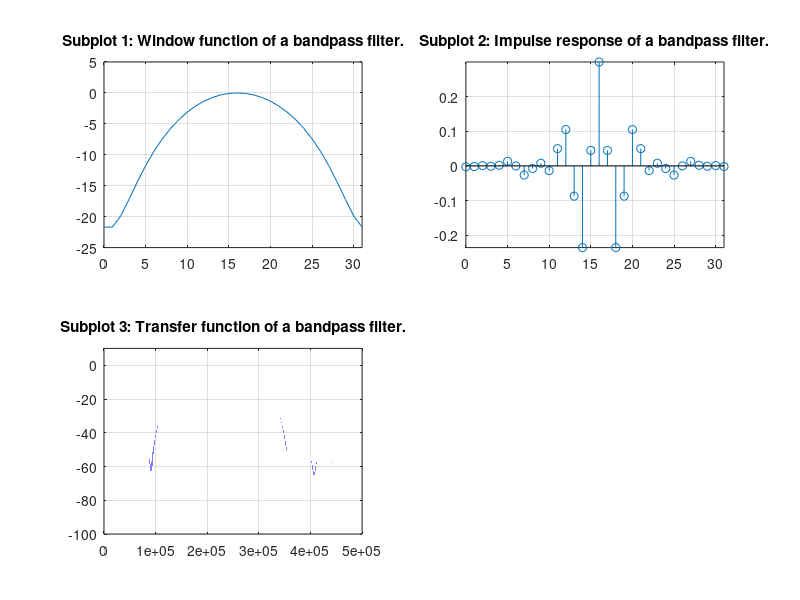

Reproduce this figure in MATLAB.
clear all;
clc;

%%%%%%%%%%%%%%%%%%%%%%%%%%%%%%%%%%%%%%%%%%%%%%%%%%%%%%%%%%%%%%%%%%%%%%%%%%%
% Bandpass filter (BPF)
% Order (N-1), sampling frequency (Fs), cutoff frequencies (Fc1 and Fc2).
N = 32;
Fs = 1e6;
Fc1 = 150e3;
Fc2 = 300e3;

% Normalised cutoff frequencies of bandpass filter (Wc1 and Wc2).
Wc1 = 2 * pi * Fc1 / Fs;
Wc2 = 2 * pi * Fc2 / Fs;

% Filter indexes (n and m).
n = [0:N-1];
m = N/2;

% Calculation of coefficients of Hamming window (w).
for i = 1:N

    w(i) = 0.54 + 0.46 * cos((2 * pi * (n(i) - m)) / (N - 1));

end

% Calculation of impulse response of FIR filter (h).
for i = 1:N

    if i == N/2 + 1
        
        h(i) = (Wc2 - Wc1) / pi;
    
    else

        h(i) =  (sin(Wc2 * (n(i) - m)) - sin(Wc1 * (n(i) - m))) ...
              / (pi * (n(i) - m));

    end  

end

% Applying window to the calculated impulse response (h).
h = h .* w;

% Calculation of transfer function of the filter (H).
step = 1;
f = [0:step:Fs/2];

for i = 1:length(f)

    Hbp(i) = sum(h .* exp(-1j * 2 * pi * f(i) .* (n - m) / Fs));

end

%%%%%%%%%%%%%%%%%%%%%%%%%%%%%%%%%%%%%%%%%%%%%%%%%%%%%%%%%%%%%%%%%%%%%%%%%%%
% Plots
% Transfer function plots for every filter topology.
figure;

subplot(2, 2, 1);
xmin = 0; xmax = N-1; ymin = -25; ymax = 5;
plot(n, 20*log10(w));
title('Subplot 1: Window function of a bandpass filter.');
grid on;
axis([xmin xmax ymin ymax]);

subplot(2, 2, 2);
xmin = 0; xmax = N-1; ymin = min(h); ymax = max(h);
stem(n, h);
title('Subplot 2: Impulse response of a bandpass filter.');
grid on;
axis([xmin xmax ymin ymax]);

subplot(2, 2, 3);
xmin = 0; xmax = Fs/2; ymin = -100; ymax = 10;
plot(f, 20*log10(abs(Hbp)));
title('Subplot 3: Transfer function of a bandpass filter.');
grid on;
axis([xmin xmax ymin ymax]);